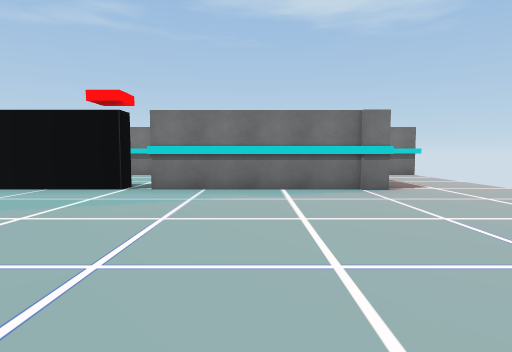
view 1 (above)

13 first-person views from a walk through a scene from a Unity 3-D project. The camera is 1.4 m above the floor, tilts 4° down and sees 75° across. The floor is counted in squares, 2 m on a side. Each view is taken from the middle of a square. On the plan, view 1 faces up. The plan holds only what a view shows up to about 10 squares ahead; the rest is blank. The place goes on beyond the plan. The player is left out. Some surface patterns are stand-ins.

view 2
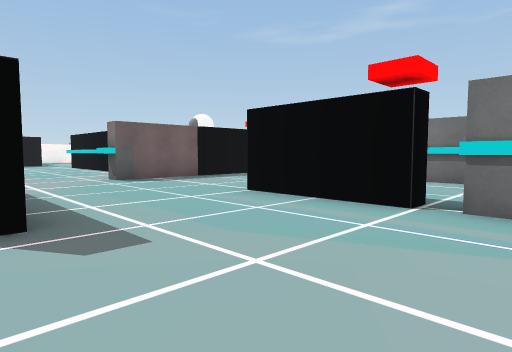

view 3
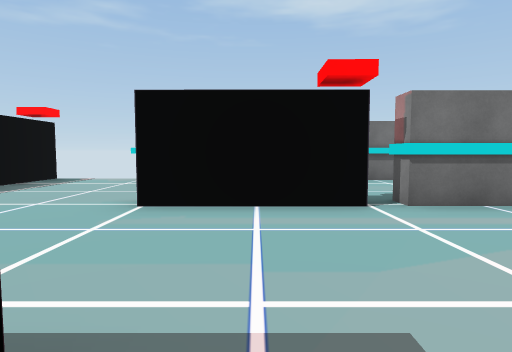

view 4
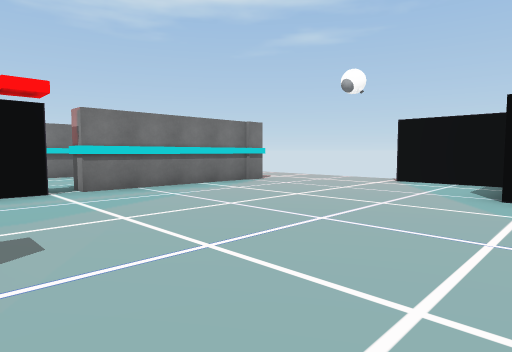

view 5
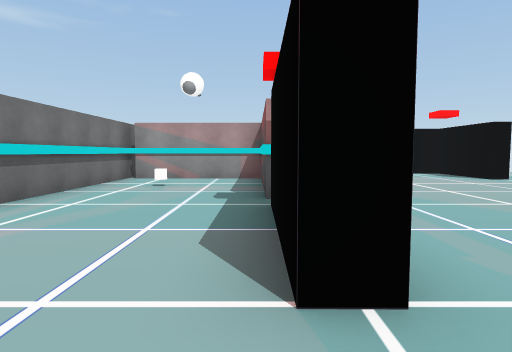

view 6
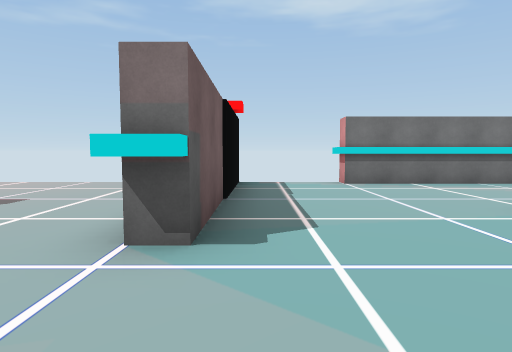

view 7
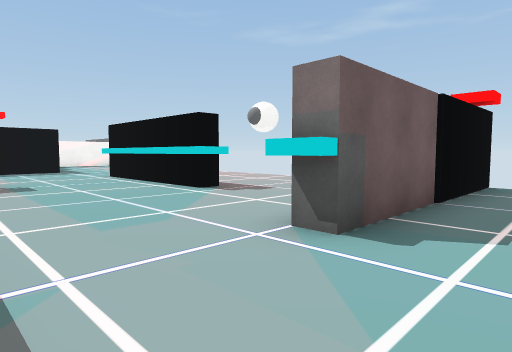

view 8
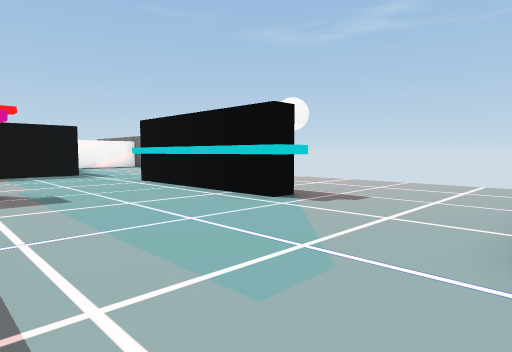

view 9
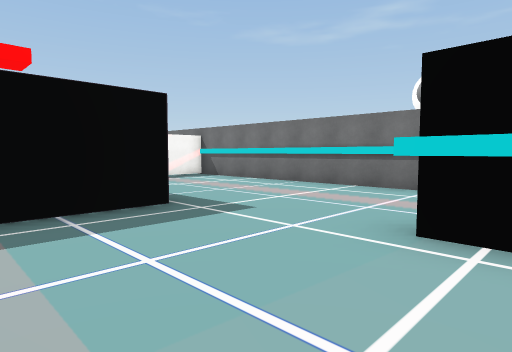

view 10
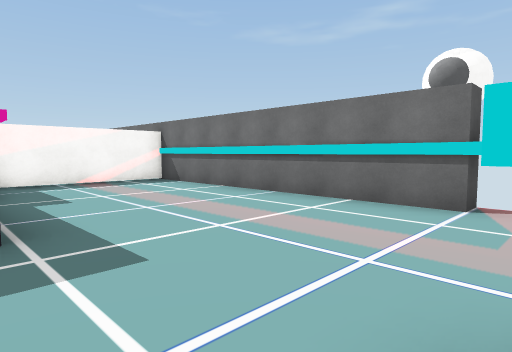

view 11
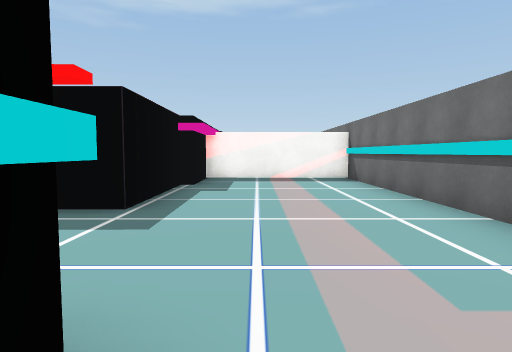

view 12
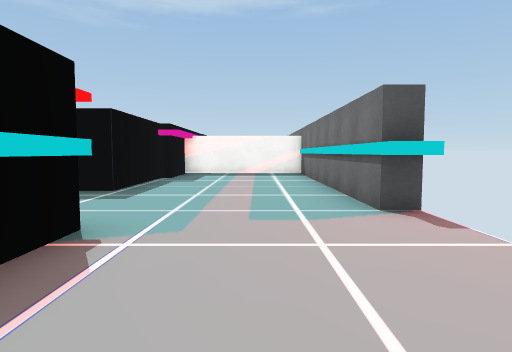

view 13
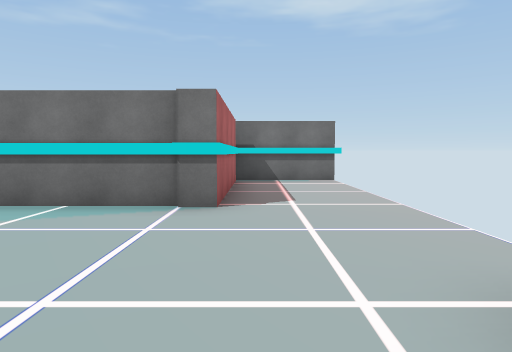

### Floor plan
Points are (right, up) in squares from view 1. A wall is a line through its corners. A room is listed if a view was taken in it or the views show most of it. See-through windows are left out.
Room 1 (views 1, 2, 3, 4, 5, 6, 7, 8, 9, 10, 11, 12, 13)
walls: (-9.4, 5.5) (-10, 5.5); (-13.3, 7.5) (-13.3, 6.7); (-13.5, 7.5) (-13.5, 6.7) (-18.2, 6.7); (-9.5, 11.1) (-9.5, 5.2) (-10.1, 5.2); (-2.5, 6.8) (-2.5, 6.3) (-5.6, 6.3) (-5.5, 6.8); (-1.6, 6.9) (1.1, 6.9); (-18.2, 7.5) (-17, 7.5); (-18.6, 10.5) (-26, 10.5) (-26, 6.7) (-24.3, 6.7) (-24.3, 6.4) (-21.1, 6.4) (-21.1, 4.4); (2, 6.8) (2, 10.4); (2.5, 10.1) (2.5, 6.3) (-2, 6.3) (-2, 7); (1.8, 0.2) (1.8, 0.8) (3, 0.8); (4.3, 1.1) (4.3, 3.4); (5.2, 10.5) (-7.2, 10.5)
ways out: gap at (-7, 11); gap at (-2, 7)
objects: other object (0, 9)

Where each view was taken, in squares from view 1:
view 1: 0 up, 0 right, facing up
view 2: 2 up, 1 left, facing up-left
view 3: 2 up, 4 left, facing up
view 4: 0 up, 4 left, facing up-right
view 5: 7 up, 7 left, facing right
view 6: 3 up, 9 left, facing up
view 7: 3 up, 8 left, facing up-left
view 8: 3 up, 10 left, facing up-left
view 9: 4 up, 17 left, facing up-left
view 10: 6 up, 18 left, facing up-left
view 11: 8 up, 17 left, facing left
view 12: 9 up, 15 left, facing left
view 13: 2 up, 3 right, facing up
